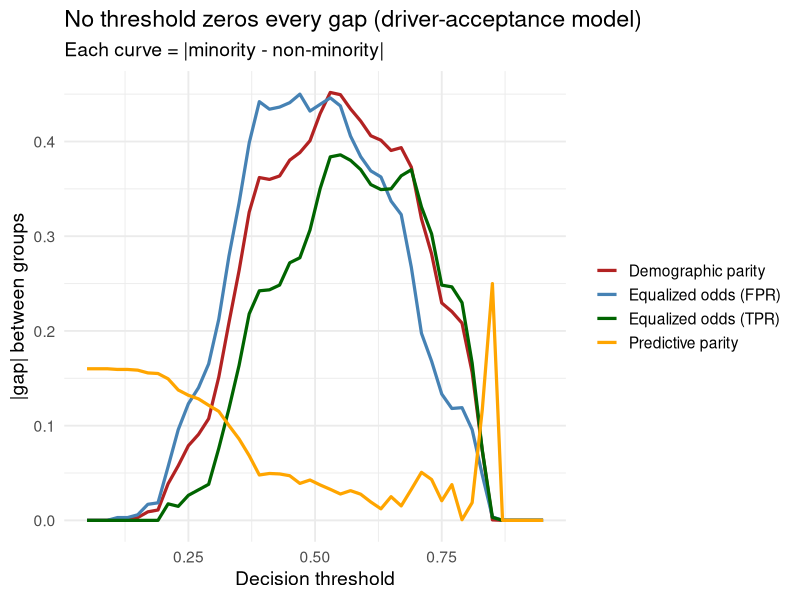
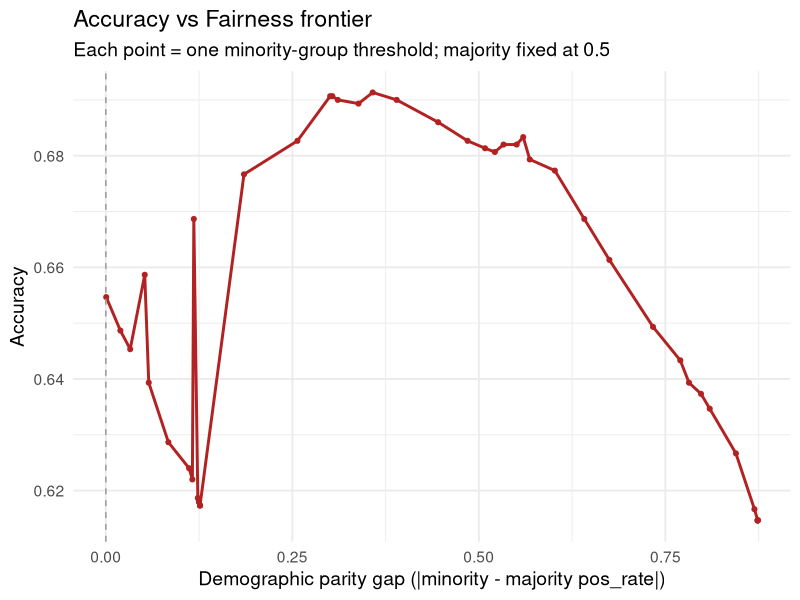
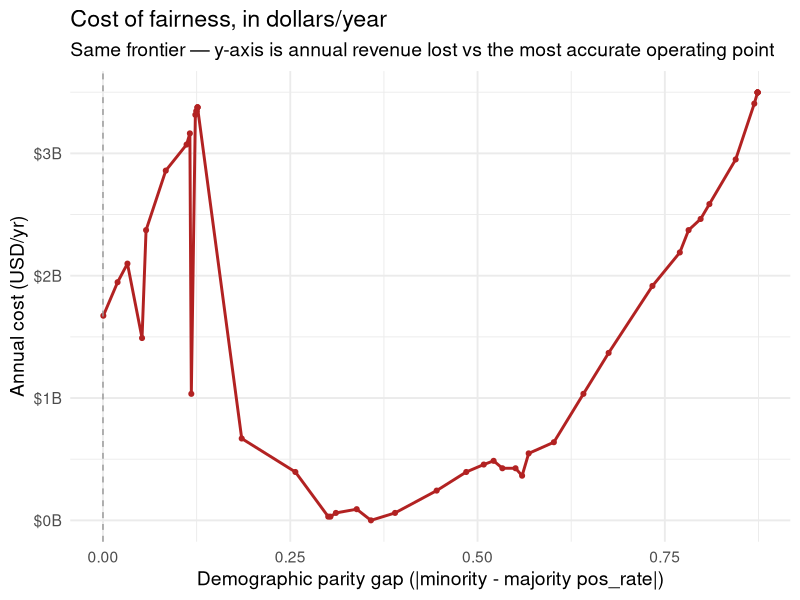

Recreate these plots in R, in order.
## ---- chunk 1
knitr::opts_chunk$set(
  echo = TRUE, fig.align = "center",
  fig.width = 10, fig.height = 4.2, dpi = 150,
  message = FALSE, warning = FALSE
)
library(tidyverse)
theme_set(theme_minimal(base_size = 14))
## ---- chunk 2
set.seed(2024); n <- 5000
neighborhoods <- tibble(
  neighborhood   = c("Downtown","Midtown","Eastside","Southside"),
  base_accept    = c(0.85, 0.78, 0.55, 0.40),
  pct_minority   = c(0.20, 0.35, 0.70, 0.85)
)
requests <- tibble(
  request_id = 1:n,
  neighborhood = sample(neighborhoods$neighborhood, n, TRUE,
                        prob = c(0.35, 0.30, 0.20, 0.15))
) |>
  left_join(neighborhoods, by = "neighborhood") |>
  mutate(
    hour = sample(0:23, n, replace = TRUE),
    is_night = as.integer(hour >= 22 | hour <= 5),
    trip_distance_mi = pmax(rlnorm(n, 1.2, 0.6), 0.3),
    rider_rating = pmin(pmax(rnorm(n, 4.7, 0.4), 1), 5),
    logit_p = qlogis(base_accept) - 0.6 * is_night -
              0.15 * abs(trip_distance_mi - 4) +
              0.5 * (rider_rating - 4.7),
    accepted = rbinom(n, 1, plogis(logit_p)),
    is_minority = rbinom(n, 1, pct_minority)
  )

set.seed(123)
train_idx <- sample(1:n, 0.7 * n)
train <- requests[train_idx, ]
test  <- requests[-train_idx, ]
fit <- glm(accepted ~ neighborhood + is_night + trip_distance_mi + rider_rating,
           data = train, family = binomial)
test$pred_prob <- predict(fit, test, type = "response")

group_metrics <- function(df, t) {
  df |>
    mutate(pred = as.integer(pred_prob >= t)) |>
    group_by(is_minority) |>
    summarise(
      pos_rate  = mean(pred),
      tpr       = sum(pred == 1 & accepted == 1) / sum(accepted == 1),
      fpr       = sum(pred == 1 & accepted == 0) / sum(accepted == 0),
      precision = sum(pred == 1 & accepted == 1) / max(sum(pred == 1), 1),
      .groups   = "drop"
    )
}
## ---- chunk 3
thresholds <- seq(0.05, 0.95, by = 0.02)
sweep <- map_dfr(thresholds, function(t) {
  g <- group_metrics(test, t)
  tibble(
    threshold = t,
    `Demographic parity` = abs(diff(g$pos_rate)),
    `Equalized odds (TPR)` = abs(diff(g$tpr)),
    `Equalized odds (FPR)` = abs(diff(g$fpr)),
    `Predictive parity`   = abs(diff(g$precision))
  )
})

sweep |>
  pivot_longer(-threshold, names_to = "criterion", values_to = "gap") |>
  ggplot(aes(threshold, gap, color = criterion)) +
  geom_line(linewidth = 1.1) +
  scale_color_manual(values = c(
    "Demographic parity"   = "firebrick",
    "Equalized odds (TPR)" = "darkgreen",
    "Equalized odds (FPR)" = "steelblue",
    "Predictive parity"    = "orange")) +
  labs(title = "No threshold zeros every gap (driver-acceptance model)",
       subtitle = "Each curve = |minority - non-minority|",
       x = "Decision threshold",
       y = "|gap| between groups",
       color = NULL)
## ---- chunk 4
target <- mean(test$pred_prob >= 0.5)
threshold_for_group <- function(g, target) {
  ts <- seq(0, 1, by = 0.001)
  ts[which.min(abs(sapply(ts, \(t) mean(g$pred_prob >= t)) - target))]
}
t_maj <- threshold_for_group(filter(test, is_minority == 0), target)
t_min <- threshold_for_group(filter(test, is_minority == 1), target)

test$pred_pp <- ifelse(test$is_minority == 1,
                       as.integer(test$pred_prob >= t_min),
                       as.integer(test$pred_prob >= t_maj))

before <- group_metrics(test, 0.5)
after  <- test |>
  group_by(is_minority) |>
  summarise(
    pos_rate  = mean(pred_pp),
    tpr       = sum(pred_pp == 1 & accepted == 1) / sum(accepted == 1),
    precision = sum(pred_pp == 1 & accepted == 1) / max(sum(pred_pp == 1), 1),
    .groups = "drop"
  )

tibble(
  Metric = c("Demographic parity gap", "TPR gap (eq. opp.)", "Precision gap"),
  Before = round(c(diff(before$pos_rate), diff(before$tpr), diff(before$precision)), 3),
  After  = round(c(diff(after$pos_rate),  diff(after$tpr),  diff(after$precision)), 3)
) |> knitr::kable()
## ---- chunk 5
t_min_grid <- seq(0.05, 0.95, by = 0.02)
frontier <- map_dfr(t_min_grid, function(tm) {
  pred <- ifelse(test$is_minority == 1,
                 as.integer(test$pred_prob >= tm),
                 as.integer(test$pred_prob >= 0.5))
  pos_rates <- tapply(pred, test$is_minority, mean)
  tibble(minority_threshold = tm,
         accuracy = mean(pred == test$accepted),
         dp_gap = abs(pos_rates[1] - pos_rates[2]))
})

ggplot(frontier, aes(dp_gap, accuracy)) +
  geom_line(linewidth = 1, color = "firebrick") +
  geom_point(size = 1.4, color = "firebrick") +
  geom_vline(xintercept = 0, linetype = "dashed", color = "grey60") +
  labs(title = "Accuracy vs Fairness frontier",
       subtitle = "Each point = one minority-group threshold; majority fixed at 0.5",
       x = "Demographic parity gap (|minority - majority pos_rate|)",
       y = "Accuracy")
## ---- chunk 6
n_daily   <- 25e6   # Uber's ~25M daily ride requests
rev_ride  <- 5      # platform revenue per accepted ride, USD
acc_baseline <- max(frontier$accuracy)

frontier_dollars <- frontier |>
  mutate(
    accuracy_drop = acc_baseline - accuracy,
    annual_cost   = accuracy_drop * n_daily * rev_ride * 365 / 1e9
  )

ggplot(frontier_dollars, aes(dp_gap, annual_cost)) +
  geom_line(linewidth = 1, color = "firebrick") +
  geom_point(size = 1.4, color = "firebrick") +
  geom_vline(xintercept = 0, linetype = "dashed", color = "grey60") +
  scale_y_continuous(labels = function(x) paste0("$", round(x, 1), "B")) +
  labs(title = "Cost of fairness, in dollars/year",
       subtitle = "Same frontier — y-axis is annual revenue lost vs the most accurate operating point",
       x = "Demographic parity gap (|minority - majority pos_rate|)",
       y = "Annual cost (USD/yr)")
